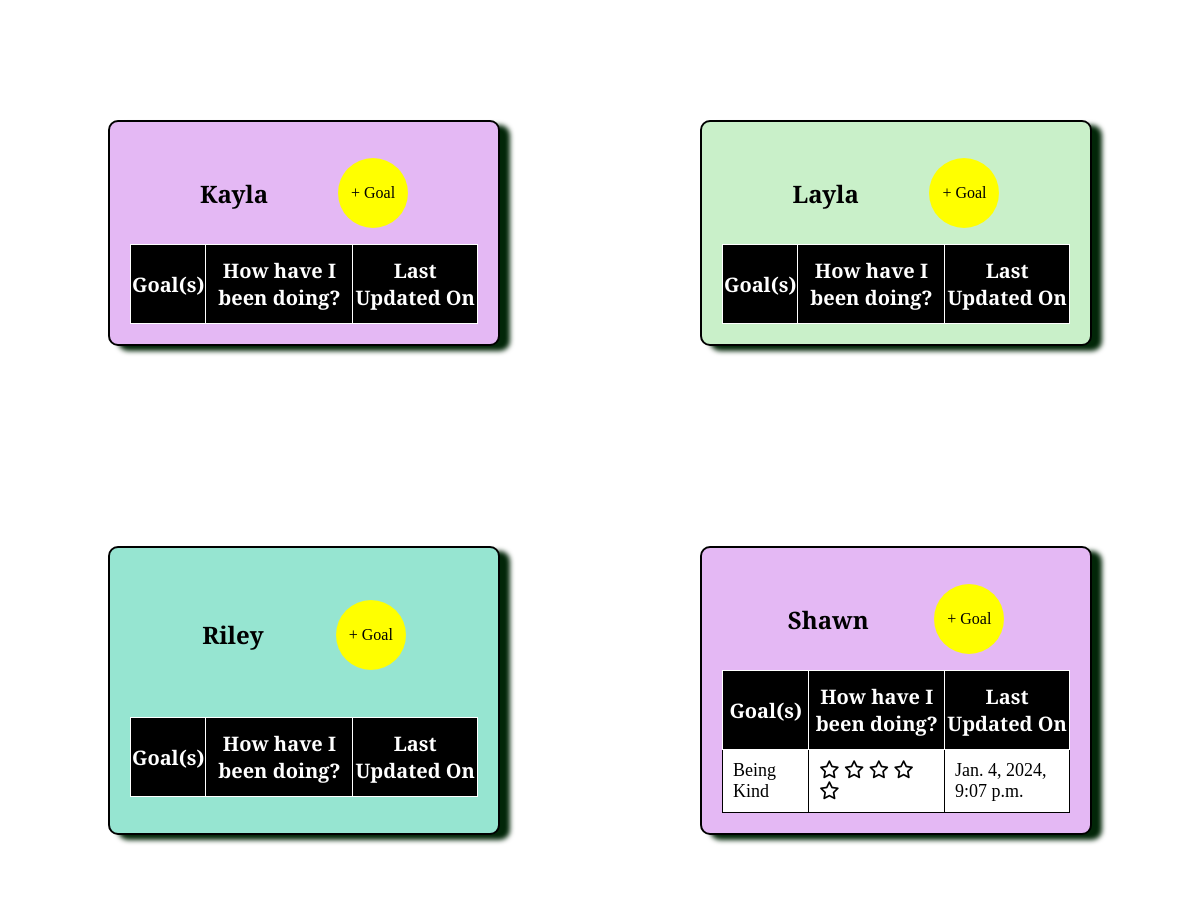
The app's page /goals/teacher_home/ (signed in, middle part), older data.
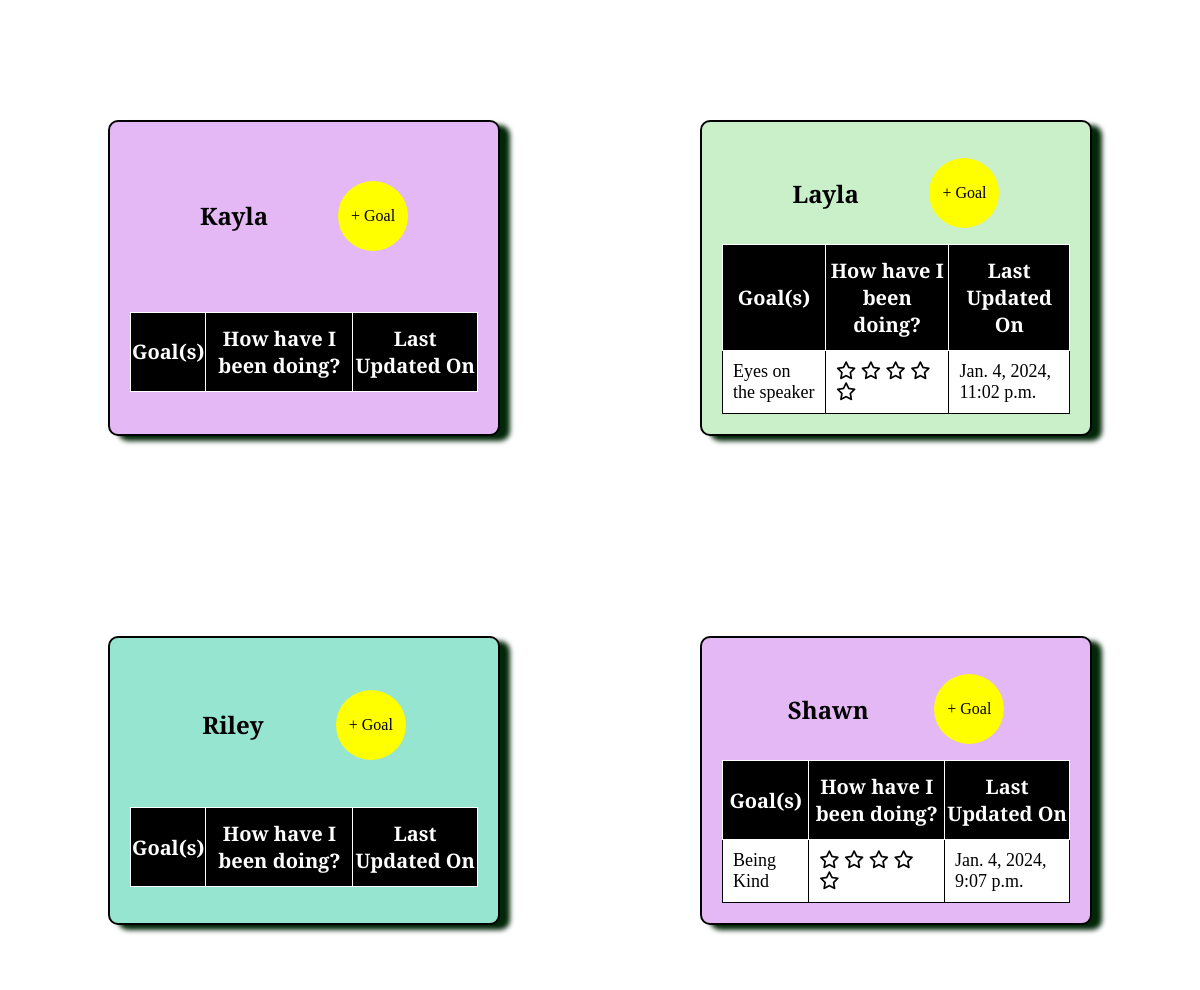
The same page, newer data.
### goalchart/models.py (models this page shows, shortened)
class Student(models.Model):
    student_first_name = models.CharField(max_length=200)
    KINDERGARTEN = "K"
    FIRST = "G1"
    SECOND = "G2"
    THIRD = "G3"
    FOURTH = "G4"
    FIFTH = "G5"
    OTHER = "GO"
    GRADE_IN_SCHOOL_CHOICES = {
        KINDERGARTEN: "Kindergarten",
        FIRST: "1st Grade",
        SECOND: "2nd Grade",
        THIRD: "3rd Grade",
        FOURTH: "4th Grade",
        FIFTH: "5th Grade",
        OTHER: "Other",
    }
    grade_in_school = models.CharField(
        max_length=2,
        choices=GRADE_IN_SCHOOL_CHOICES,
        default=KINDERGARTEN,
    )
    created_on = models.DateTimeField(auto_now_add=True)
    last_modified = models.DateTimeField(auto_now=True)
    teacher = models.ForeignKey(
        settings.AUTH_USER_MODEL,
        related_name="students",
        on_delete=models.CASCADE,
        null=True,
    )
    class Meta:
        ordering = ["student_first_name"]

class Goal(models.Model):
    student = models.ForeignKey(
        Student,
        related_name="goals",
        on_delete=models.CASCADE,
        null=True,
    )
    schedule = models.ForeignKey(
        Schedule,
        related_name="goals",
        on_delete=models.CASCADE,
        null=True,
    )
    goal_name = models.CharField(max_length=200)
    goal_description = models.TextField()
    goal_picture = models.URLField()
    last_modified = models.DateTimeField(auto_now=True, null=True)
    goal_rating = models.PositiveSmallIntegerField(default = 0,null=True)
    class Meta:
        ordering = ["goal_name"]

### goalchart/views.py (the view)
# urls.py: path("teacher_home/", goal_list, name="teacher_home"),
@login_required
def goal_list(request):
    students = Student.objects.filter(teacher=request.user)
    context = {
        "students": students,
    }
    return render(request, "goalchart/teacher_home.html", context)

### goalchart/templates/goalchart/teacher_home.html (shortened to what this page needs)
{% extends "base.html" %}
{% load static %}
{% block main %}
<div class="student-container">
  {% for student in students %}
    <div class="student-box {% cycle "group1" "group2" "group3" %}">
      <h2>{{ student.student_first_name }}</h2>
      <a href="{% url "create_goal" student.id %}"><p>+ Goal</p></a>
      <table>
        <thead>
          <tr>
            <th>Goal(s)</th>
            <th>How have I been doing?</th>
            <th>Last Updated On</th>
          </tr>
        </thead>
        <tbody class="striped-table">
          {% for goal in student.goals.all %}
          <tr>
              <td><a href="{% url "edit_goal" goal.id %}">{{ goal.goal_name}}</a></td>
              <td>
                <a href="{% url "goal_chart" goal.id %}">
                <i class="fa-regular fa-star"></i>
                <i class="fa-regular fa-star"></i>
                <i class="fa-regular fa-star"></i>
                <i class="fa-regular fa-star"></i>
                <i class="fa-regular fa-star"></i></a>
              </td>
              <td>{{ goal.last_modified }}</td>
          </tr>
          {% endfor %}
        </tbody>
      </table>
    </div>
  {% endfor %}
</div>
{% endblock main %}

Row changes from the older to the newer data that the page shows:
added Goal: goal_name "Eyes on the speaker", last_modified "Jan. 4, 2024, 11:02 p.m.", shown under Student "Layla"
